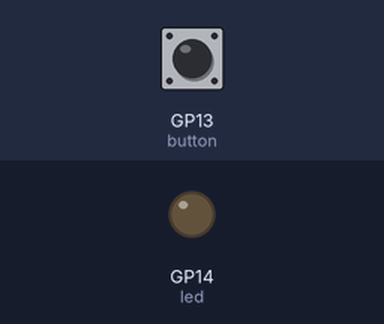
The program below on a simulated Raspberry Pi Pico running MicroPython. Parts: output pins drawn as LEDs (lit = HIGH). The inputs (shaded band) are chosen by the test bench; at power-on: GP13 (button) LOW.

Above: at 1.2 s.
1.3 s: GP13 (button) pulled HIGH for 0.15 s
At 1.37 s:
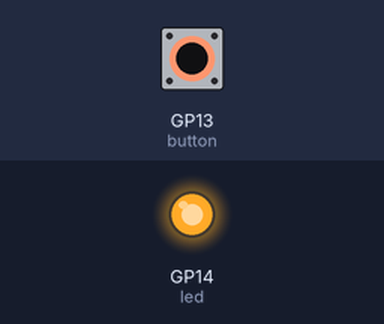
2.9 s: GP13 (button) pulled HIGH for 3.2 s
At 6.6 s:
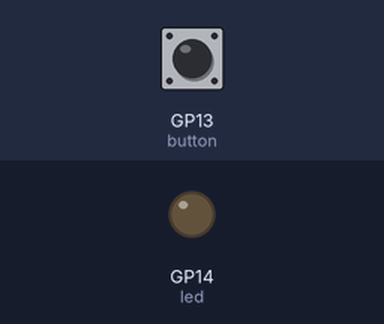
Timing chart, 0 to 8.1 s (numbered marks = the images above; inputs shaded):
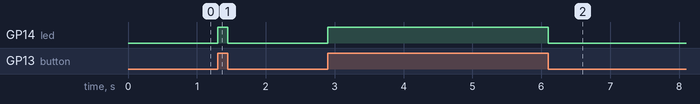

The program:

main.py
```python
# Alumno: Gutierrez Vizcarra Daniel 19210503
# Circuito que prende un led utilizando un button y un Resistor.

from machine import Pin
from time import sleep

led = Pin(14, Pin.OUT)
button = Pin(13, Pin.IN)

while True:

  logic_state = button.value()
  if logic_state == True:
      led.value(1)
  else:
      led.value(0)
```

Measured:
- after the input at 1.3 s, GP14 (led): LOW → HIGH at once, → LOW 0.15 s later
- after the input at 2.9 s, GP14 (led): LOW → HIGH at once, → LOW 3.2 s later
